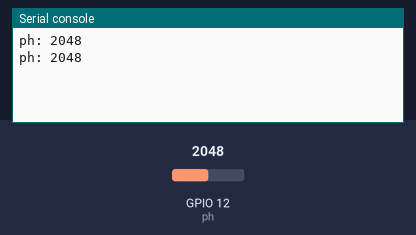
This program was run on a simulated ESP32 board running MicroPython. Shown: the last lines printed to the serial console. The inputs (shaded band) are chosen by the test bench; at power-on: GPIO 12 (ph) = 2048 (analog values on the 0–4095 scale).

Above: at 1.2 s.
1.3 s: GPIO 12 (ph) set to 2866
At 2.6 s:
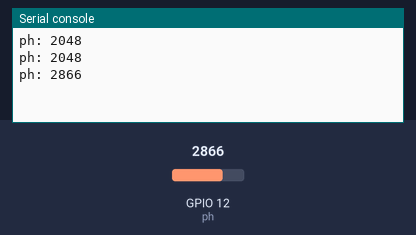
2.8 s: GPIO 12 (ph) set to 3603
At 3.8 s:
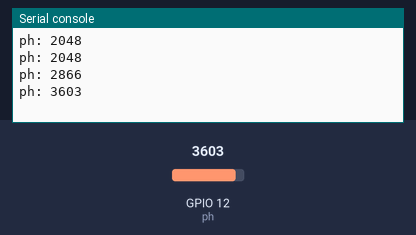
Timing chart, 0 to 5.8 s (numbered marks = the images above; inputs shaded):
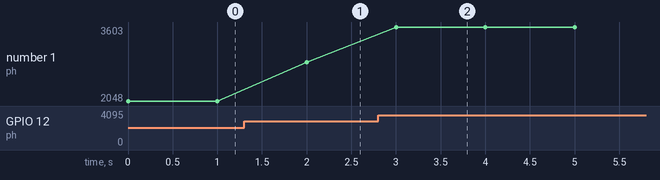

The program:

sensorph.py
```python
"""Preparación dos sensores e actuadores para o proxecto.
Matheus Omena Ribeiro. 25/02/2026"""

import time
from machine import (
    ADC,
    Pin,
)  # Importamos as liberias que axudarán na práctica

pinph = 12
# Sensor
ph = ADC(Pin(pinph))
ph.atten(ADC.ATTN_11DB)  # Hasta 3.3V
ph.width(ADC.WIDTH_12BIT)  # 12 bits (0–4095)

# Bucle principal
while True:
    valorph = ph.read()
    print("ph:", valorph)
    time.sleep_ms(1000)
```

Measured:
- after the input at 1.3 s, the serial console: prints a new line after 0.70 s (image 1)
- after the input at 2.8 s, the serial console: prints a new line after 0.20 s (image 2)
- plotted number 1: 2048 → 2866 after the input at 1.3 s, 2866 → 3603 after the input at 2.8 s
